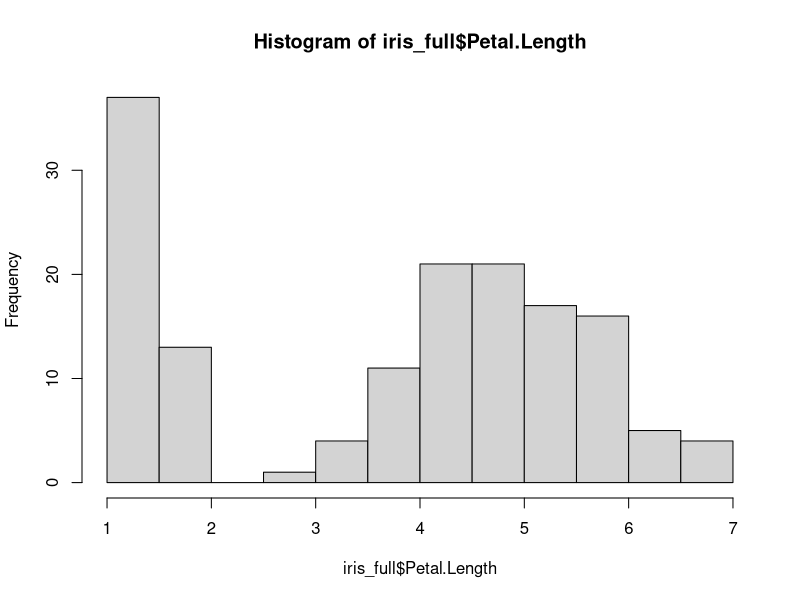
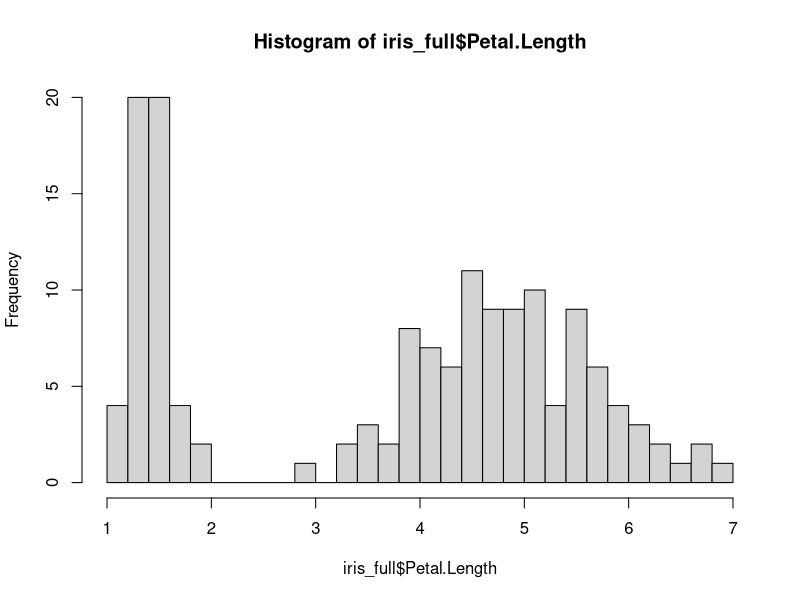
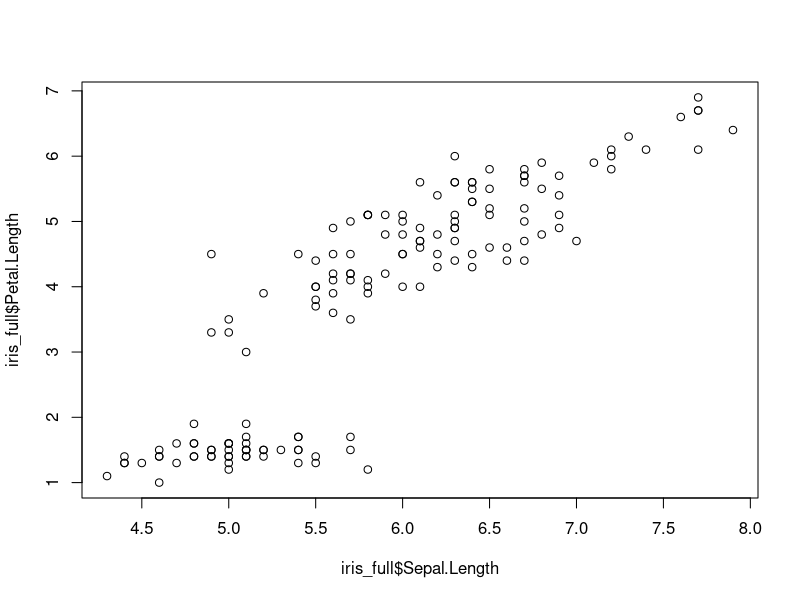
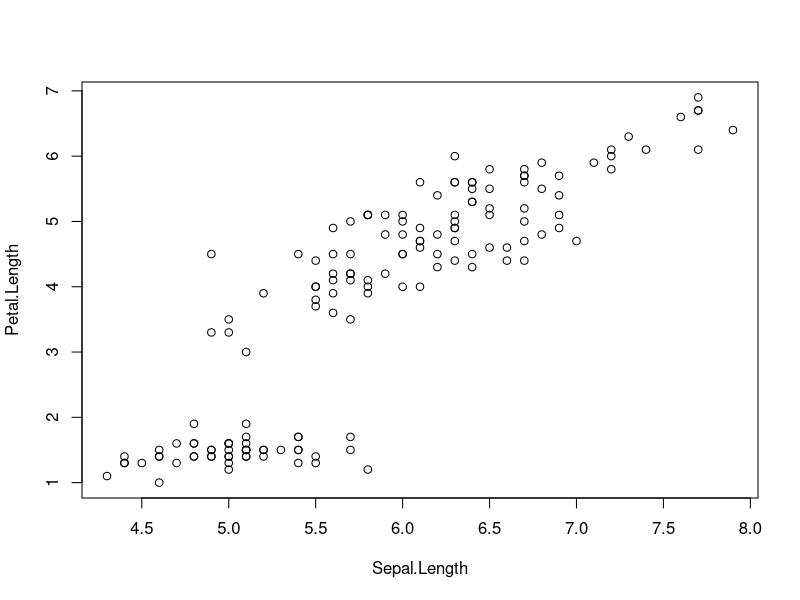
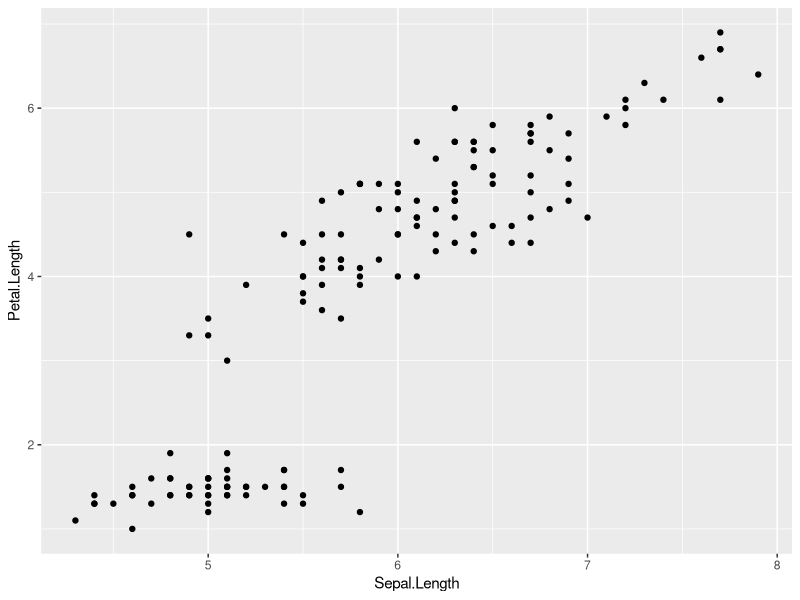
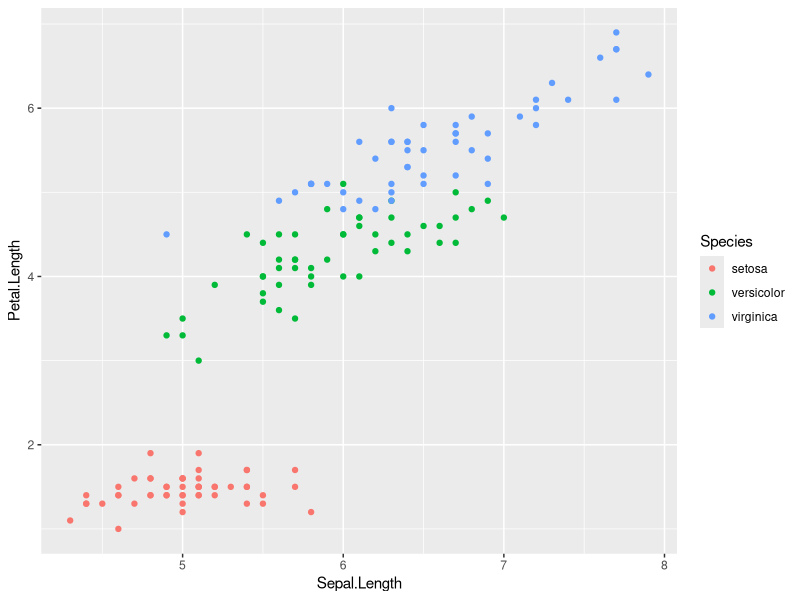
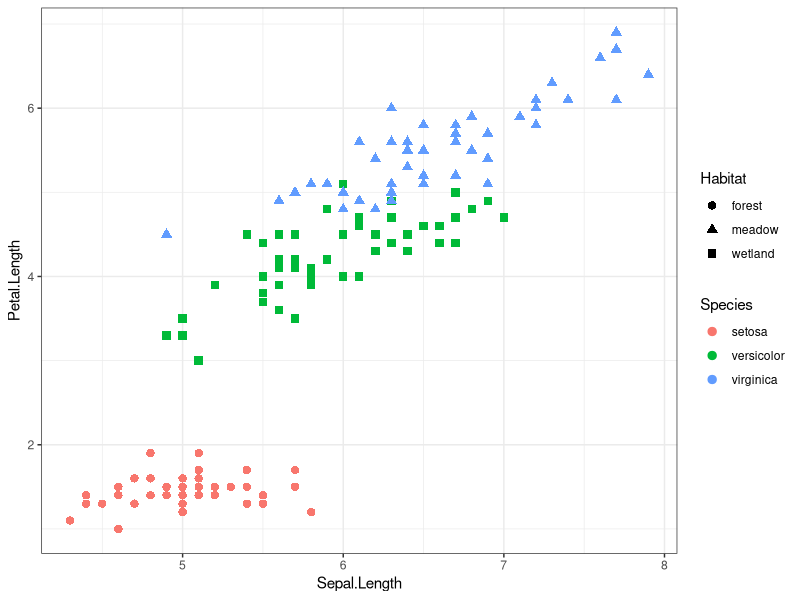
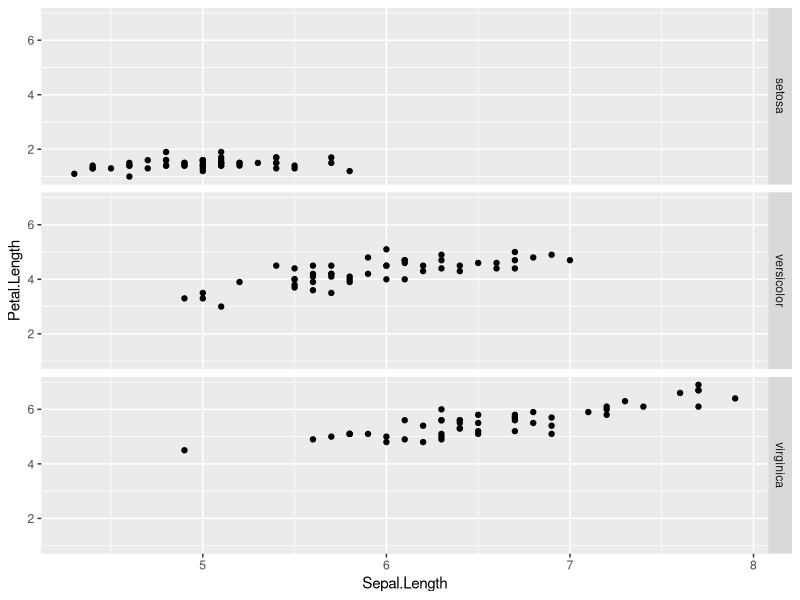

The R script that drew these images, in order:
## ---- chunk 1
fahr_to_kelvin <- function(temp) {
  kelvin <- ((temp - 32) * (5 / 9)) + 273.15
  return(kelvin)
}
## ---- chunk 2
kelvin_to_celsius <- function(temp) {
  celsius <- temp - 273.15
  return(celsius)
}
## ---- chunk 3
set.seed(8)
temp_data <- runif(n = 20, min = -5, max = 5) + 45
## ---- chunk 4
rm(.Random.seed, envir=globalenv())
## ---- chunk 5
for( x in temp_data){
  fahr_to_kelvin(x)
}
## ---- chunk 6
for( x in temp_data){
  print(fahr_to_kelvin(x))
}
## ---- chunk 7
for( x in 1:length(temp_data)){
  print(fahr_to_kelvin(temp_data[x]))
}
## ---- chunk 8
temp_data_kelvin <- vector()
for( x in 1:length(temp_data)){
  temp_data_kelvin[x] <- fahr_to_kelvin(temp_data[x])
}

print(temp_data_kelvin)
## ---- chunk 9
TRUE
## ---- chunk 10
20 == 20
## ---- chunk 11
20 > 40
## ---- chunk 12
!(20 > 40)
## ---- chunk 13
x <- TRUE
y <- FALSE
## ---- chunk 14
x & y
## ---- chunk 15
x | y
## ---- chunk 16
xy <- c(x,y)
## ---- chunk 17
any(xy)
## ---- chunk 18
all(xy)
## ---- chunk 19
num <- 37
if (num > 100) {
  print("greater than 100")
} else {
  print("not greater than 100")
}
## ---- chunk 20
num <- 37
if (num > 100) {
  print("The number was greater than 100")
}

## ---- chunk 21
if (num > 0) {
  return(1)
} else if (num == 0) {
  return(0)
} else {
  return(-1)
}
## ---- chunk 22
data( iris )
summary(iris)
## ---- chunk 23
head(iris[c("Sepal.Width","Petal.Length")])
## ---- chunk 24
iris_habitat <- data.frame( Species = c( "setosa", "versicolor", "virginica" ),
                            Habitat = c( "forest", "wetland", "meadow" ) )

iris_full <- merge( x = iris, y = iris_habitat, by = "Species" )

head( iris_full )
tail( iris_full )
## ---- chunk 25
hist(iris_full$Petal.Length)
## ---- chunk 26
?hist
hist(iris_full$Petal.Length, breaks = 30)
## ---- chunk 27
plot( x = iris_full$Sepal.Length, y = iris_full$Petal.Length )
## ---- chunk 28
with( data = iris_full, plot( x = Sepal.Length, y = Petal.Length ) )
## ---- chunk 29
library(ggplot2)
## ---- chunk 30
ggplot() + # First make an empty ggplot canvas. Notice the trailing plus sign
  geom_point( data = iris_full, aes( x = Sepal.Length, y = Petal.Length ) )
## ---- chunk 31
ggplot() + # First make an empty ggplot canvas. Notice the trailing plus sign
  geom_point( data = iris_full, aes( x = Sepal.Length, y = Petal.Length, colour = Species ) )
## ---- chunk 32
ggplot() + # First make an empty ggplot canvas. Notice the trailing plus sign
  geom_point( data = iris_full, aes( x = Sepal.Length, y = Petal.Length, colour = Species, shape = Habitat), size = 2.5 ) +
  theme_bw()
## ---- chunk 33
ggplot( data = iris_full, aes( x = Sepal.Length, y = Petal.Length ) ) + 
  geom_point() +
  facet_grid( Species ~ . )
## ---- chunk 34
ggplot(data = iris_full, aes(x = Species, y = Petal.Length)) +
  geom_boxplot(aes(fill = Species)) +
  theme_bw()  
## ---- chunk 35
ggplot() +
  geom_histogram(data = iris_full, aes(x = Petal.Length)) +
  theme_bw()  
## ---- chunk 36
ggplot() +
  geom_histogram(data = iris_full, aes(x = Petal.Length, fill = Species)) +
  facet_grid( Species ~ . ) +
  theme_bw()  
## ---- chunk 37
ggplot() +
  geom_density(data = iris_full, aes(x = Petal.Length, colour = Species)) +
  theme_bw()
## ---- chunk 38
ggplot() +
  geom_histogram(data = iris_full, 
                 aes(x = Petal.Length, y = ..density.., fill = Species)) +
  facet_grid( Species ~ . ) +
  geom_density(data = iris_full, aes(x = Petal.Length, colour = Species)) +
  theme_bw()  
